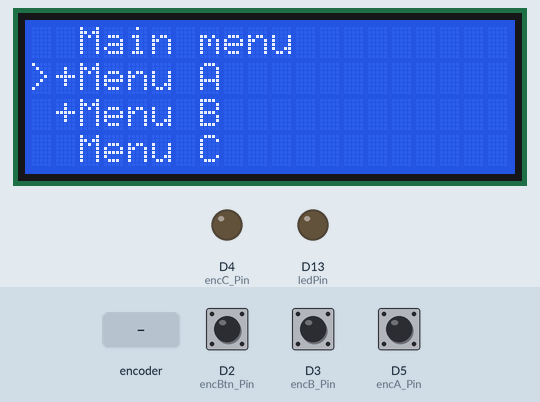
The program below on a simulated STM32 Nucleo. Shown: 20×4 character LCD, output pins drawn as LEDs (lit = HIGH). Inputs (shaded band) come from the test bench; at power-on: D2 (encBtn_Pin) HIGH, D3 (encB_Pin) HIGH, D5 (encA_Pin) HIGH.

Above: at 1.2 s.
1.3 s: rotary encoder on D5 (encA_Pin) / D3 (encB_Pin) turned 3 steps (first pin leading)
At 2.4 s:
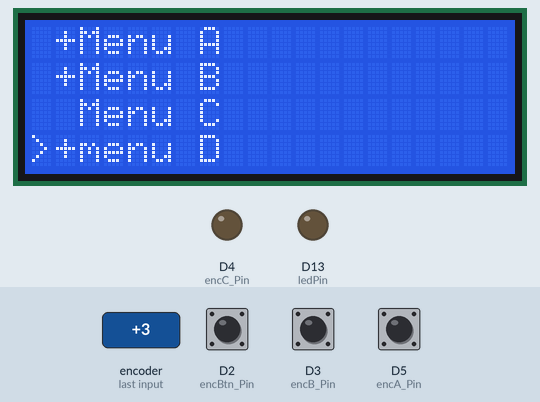
3.4 s: D2 (encBtn_Pin) pulled LOW for 0.15 s
At 4.1 s:
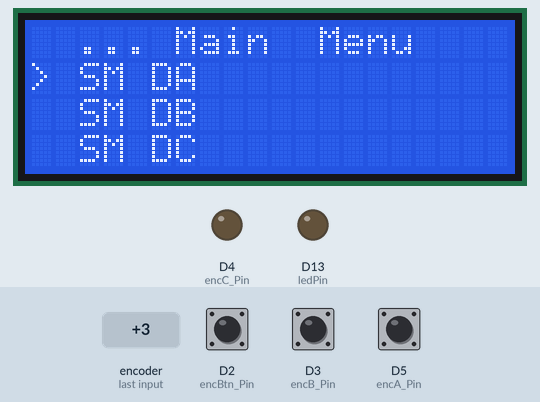
5.0 s: rotary encoder on D5 (encA_Pin) / D3 (encB_Pin) turned 3 steps (first pin leading)
At 6.4 s:
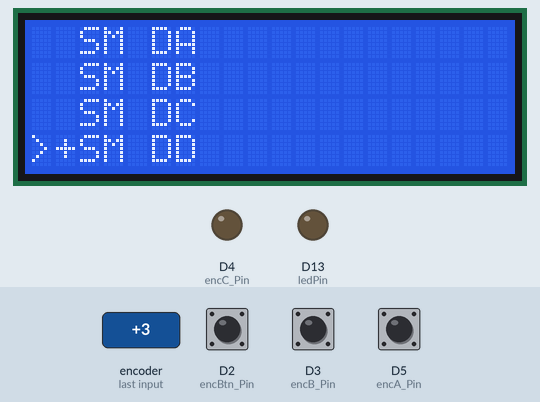
7.1 s: D2 (encBtn_Pin) pulled LOW for 1 s
At 8.1 s:
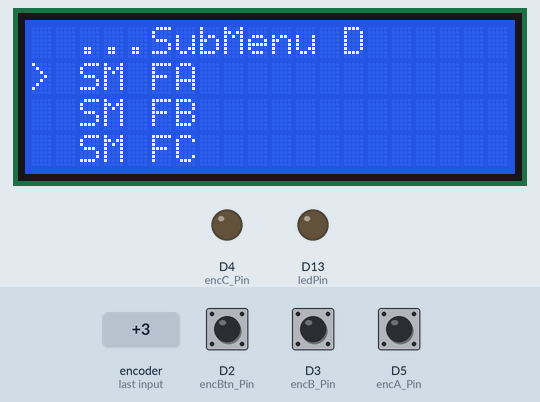
9.6 s: rotary encoder on D5 (encA_Pin) / D3 (encB_Pin) turned 3 steps (first pin leading)
At 11.1 s:
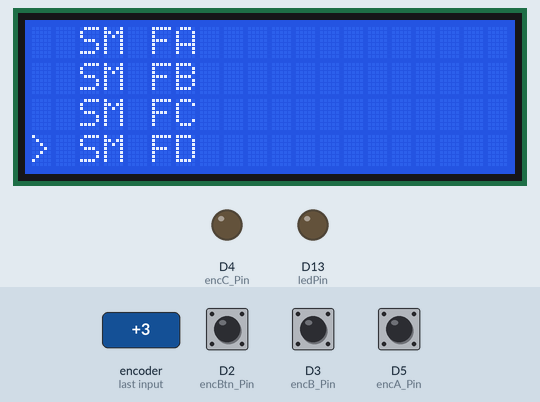
11.7 s: rotary encoder on D5 (encA_Pin) / D3 (encB_Pin) turned 3 steps (first pin leading)
At 12.6 s:
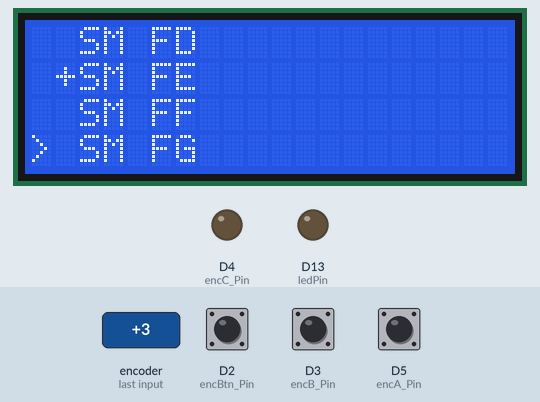
Timing chart, 0 to 14.7 s (numbered marks = the images above; inputs shaded):
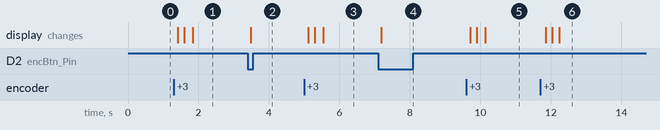

The program:

main.cpp
```cpp
#include <Arduino.h>
#include <Wire.h>
#include <LiquidCrystal_I2C.h>

#include <PinDef.h>
#include <VariablesGlobal.h>
#include <MenuStruct.h>
#include <Encoder.h>
#include <Menu.h>

LiquidCrystal_I2C lcd(0x27, lcd_Columns, lcd_Rows);

HardwareTimer timer(TIM2);

Encoder encoder(encA_Pin, encB_Pin, encC_Pin, encBtn_Pin);

Menu menu;

void TimerInterrupt()
{
  encoder.IrqEncoder();
}

void PrintLCD(String _input, int _row = 0)
{
  _input = menu.FillSpace(_input);
  lcd.setCursor(0, _row);
  lcd.print(_input);
}

void PrintLCDTick()
{
  if (isMenuLock == true)
  {
    isLcdRefresh = true;
    return;
  }
  for (int x = 0; x < lcd_Rows; x++)
  {

    if (mainLcdValue[x] != menu.lcdValue[x] || isLcdRefresh == true)
    {
      mainLcdValue[x] = menu.lcdValue[x];
      lcd.setCursor(0, x);
      lcd.print(mainLcdValue[x]);
    }
  }
  isLcdRefresh = false;
}

void setup()
{
  pinMode(ledPin, OUTPUT);
  pinMode(encA_Pin, INPUT_PULLUP);
  pinMode(encB_Pin, INPUT_PULLUP);
  pinMode(encC_Pin, OUTPUT);
  pinMode(encBtn_Pin, INPUT_PULLUP);

  timer.setPrescaleFactor(3200);
  timer.setOverflow(10);
  timer.attachInterrupt(TimerInterrupt);
  timer.refresh();
  timer.resume();

  lcd.init();
  lcd.backlight();

  encoder.On();
  menu.Display();

}

void Demo1()
{
  int _enc = encoder.ReadEnc();
  if (_enc != 0)
  {
    demoSpeed += _enc;
    PrintLCD("", 0);
    PrintLCD("Speed=" + (String)demoSpeed, 1);
    PrintLCD("", 2);
    PrintLCD("", 3);
  }
}

void MenuDecode()
{
  switch (menuSelected)
  {
  case 0:
  {
    break;
  }
  case 6:
  {
    if (!isMenuLock)
    {
      isMenuLock = true;
    }
    else
    {
      Demo1();
      if (encoder.ReadBtn() == 1)
      {
        isMenuLock = false;
        menuSelected = -1;
      }
    }
    break;
  }
  default:
  {

    break;
  }
  }
}

void loop()
{

  if (isMenuLock == false)
    menuSelected = menu.Tick();
  MenuDecode();
  PrintLCDTick();
}
```

Encoder.h
```cpp
#include <Arduino.h>

class Encoder
{
private:
    int encA_P;
    int encC_P;
    int encB_P;
    int encSw_P;
    bool swValue;
    bool swValueOld;
    bool encA = false;
    bool encB = false;
    bool encAOld = false;
    bool encBOld = false;
    volatile int enc = 0;

public:
    Encoder(int _encA_P, int _encB_P, int _encC_P, int _encSw_P)
    {
        encA_P = _encA_P;
        encB_P = _encB_P;
        encC_P = _encC_P;
        encSw_P = _encSw_P;

        On();
    }
    void IrqEncoder()
    {
        encA = digitalRead(encA_P);
        encB = digitalRead(encB_P);

        if ((encAOld && encA && !encBOld && encB)
            //    ||(encAOld && !encA && encB && encBOld)
            //    ||(!encAOld && !encA && encBOld && !encB)
            //    ||(!encAOld && encA && !encBOld && !encB)
        )
        {
            enc = 1;
        }
        if ((encAOld && encA && encBOld && !encB)
            //    ||(!encAOld && encA && encB && encBOld)
            //    ||(!encAOld && !encA && !encBOld && encB)
            //   ||(encAOld && !encA && !encBOld && !encB)
        )
        {
            enc = -1;
        }
        encAOld = encA;
        encBOld = encB;
    }
    int ReadEnc()
    {
        int data = enc;
        enc = 0;
        return data;
    }

    // return 0 przycisk cały czas puszczony
    // return 2 przycisk cały czas naciśnięty
    // return 1 naciśnięcie przycisku
    // return 3 puszczenie przycisku
    int ReadBtn()
    {
        swValue = !digitalRead(encSw_P);
        if (swValue == false && swValueOld == false)
            return 0;
        if (swValue == true && swValueOld == true)
            return 2;
        if (swValue == true && swValueOld == false)
        {
            swValueOld = swValue;
            delay(10);
            return 1;
        }
        swValueOld = swValue;
        delay(10);
        return 3;
    }
    void On()
    {
        encA = digitalRead(encA_P);
        encB = digitalRead(encB_P);
        encAOld = encA;
        encBOld = encB;
        digitalWrite(encC_P, false);
    }

    void Off()
    {
        digitalWrite(encC_P, true);
    }
};
```

Menu.h
```cpp
#include <Arduino.h>

class Menu
{
private:
    int index = 1; // zmienna indeksu tablicy menuItem
    int indexResult = -1;
    int lcdDisplayStart = 0;
    int lcdIndexStart = 0; // zmienna określa od którego indeksu tablicy menuItem ma być wyświetlana zawartość

    void GetEncoder()
    {
        extern Encoder encoder;
        int _encValue = encoder.ReadEnc();

        if (_encValue == -1)
        {
            index--;
            if (index < lcdIndexStart)
            {
                index = lcdIndexStart;
            }
            Display();
        }
        if (_encValue == 1)
        {
            if (menuItem[index + 1].subMenu != -2 && (index + 1) < lcdIndexStart + menuStep)
            {
                index++;
                Display();
            }
        }
        if (encoder.ReadBtn() == 1)
        {
            MenuOk();
        }
    }

    void MenuOk()
    {
        if (menuItem[index].subMenu > 0)
        {
            if (menuItem[index].subMenu > index)
            {
                lcdIndexStart = menuItem[index].subMenu;
                index = lcdIndexStart + 1;
                lcdDisplayStart = lcdIndexStart;
            }
            else
            {

                lcdIndexStart = menuItem[index].subMenu / menuStep;
                lcdIndexStart *= menuStep;
                index = menuItem[index].subMenu;
                lcdDisplayStart = index - 1;
                if (lcdDisplayStart < 0)
                    lcdDisplayStart = 0;
            }
            Display();
        }
        else
        {
            indexResult = index;
        }
    }

public:
    String FillSpace(String _dataStr)
    {
        for (int x = _dataStr.length(); x < lcd_Columns; x++)
        {
            _dataStr += " ";
        }
        if (_dataStr.length() > lcd_Columns)
            _dataStr = _dataStr.substring(0, lcd_Columns);
        return _dataStr;
    }
    String lcdValue[lcd_Rows];

    void Display()
    {
        String _dataStr = "";

        /*Wyliczenie indeksu startowego do wyświetlenia*/

        if (lcdDisplayStart + lcd_Rows - 1 < index)
        {
            lcdDisplayStart = index - (lcd_Rows - 1);
        }
        if (lcdDisplayStart > index)
        {
            lcdDisplayStart--;
            if (lcdDisplayStart < lcdIndexStart)
                lcdDisplayStart = lcdIndexStart;
        }
        if (index == 0)
            index = 1;
        /* Generowanie lini */

        for (int x = 0; x < lcd_Rows; x++)
        {
            _dataStr = " ";

            if (index == lcdDisplayStart + x)
                _dataStr = ">";
            if (menuItem[lcdDisplayStart + x].subMenu >= 0 && lcdIndexStart != lcdDisplayStart + x)
            {
                _dataStr += "+";
            }
            else
            {
                _dataStr += " ";
            }

            _dataStr += menuItem[lcdDisplayStart + x].name;
            lcdValue[x] = FillSpace(_dataStr);
        }
    }

    int Tick()
    {
        GetEncoder();
        int _indexResult = indexResult;
        indexResult = -1;
        return _indexResult;
    }
};
```

MenuStruct.h
```cpp
struct MenuItem
{
    const char *name;
    int subMenu;
};

const int menuStep = 10;

const MenuItem menuItem[]{
    {"Main menu", -1}, // 0
    {"Menu A", 10},    // 1
    {"Menu B", 20},    // 2
    {"Menu C", -1},    // 3
    {"menu D", 30},    // 4
    {"Menu E", -1},    // 5
    {"Set Speed", -1}, // 6
    {"", -2},          // 7
    {"", -2},          // 8
    {"", -2},          // 9

    {"... Main  Menu", 1}, // 10
    {"SM AA", -1},         // 11
    {"SM AB", 40},         // 12
    {"SM AC", -1},         // 13
    {"", -2},              // 14
    {"", -2},              // 15
    {"", -2},              // 16
    {"", -2},              // 17
    {"", -2},              // 18
    {"", -2},              // 19

    {"... Main  Menu", 2}, // 20
    {"SM BA", -1},         // 21
    {"SM BB", -1},         // 22
    {"SM BC", -1},         // 23
    {"SM BD", -1},         // 24
    {"SM BE", -1},         // 25
    {"SM BF", -1},         // 26
    {"SM BG", -1},         // 27
    {"SM BH", -1},         // 28
    {"SM BI", -1},         // 29

    {"... Main  Menu", 4}, // 30
    {"SM DA", -1},         // 31
    {"SM DB", -1},         // 32
    {"SM DC", -1},         // 33
    {"SM DD", 50},         // 34
    {"SM DE", -1},         // 35
    {"", -2},              // 36
    {"", -2},              // 37
    {"", -2},              // 38
    {"", -2},              // 39

    {"...SubMenu A", 12}, // 40
    {"SM EA", -1},        // 41
    {"SM EB", -1},        // 42
    {"SM EC", -1},        // 43
    {"SM ED", -1},        // 44
    {"SM EE", -1},        // 45
    {"SM EF", -1},        // 46
    {"", -2},             // 47
    {"", -2},             // 48
    {"", -2},             // 49

    {"...SubMenu D", 34}, // 50
    {"SM FA", -1},        // 51
    {"SM FB", -1},        // 52
    {"SM FC", -1},        // 53
    {"SM FD", -1},        // 54
    {"SM FE", 60},        // 55
    {"SM FF", -1},        // 56
    {"SM FG", -1},        // 57
    {"SM FH", -1},        // 58
    {"SM FI", -1},        // 59

    {"...SubMenu F", 55}, // 60
    {"Lost Menu", -1},    // 61
    {"", -2},             // 62
    {"", -2},             // 63
    {"", -2},             // 64
    {"", -2},             // 65
    {"", -2},             // 66
    {"", -2},             // 67
    {"", -2},             // 68
    {"", -2}              // 69
};
```

PinDef.h
```cpp
int ledPin=13;

int const encA_Pin = 5;
int const encC_Pin = 4;
int const encB_Pin = 3;
int const encBtn_Pin = 2;
```

VariablesGlobal.h
```cpp
#include <Arduino.h>

const int lcd_Rows=4;           // ilość lini wyświetlacza
const int lcd_Columns=20;       // ilość kolumn wyświetlacza

String mainLcdValue[lcd_Rows];

bool isMenuLock = false;
int menuSelected = -1;
bool isLcdRefresh = false;
int demoSpeed = 0;
```

Measured:
- after the input at 1.3 s, the display: first changes after 0.11 s (image 1 shows a later state)
- after the input at 3.4 s, the display: changes after 0.09 s (image 2)
- after the input at 5.0 s, the display: first changes after 0.11 s (image 3 shows a later state)
- after the input at 7.1 s, the display: changes after 0.09 s (image 4)
- after the input at 9.6 s, the display: first changes after 0.11 s (image 5 shows a later state)
- after the input at 11.7 s, the display: first changes after 0.15 s (image 6 shows a later state)
